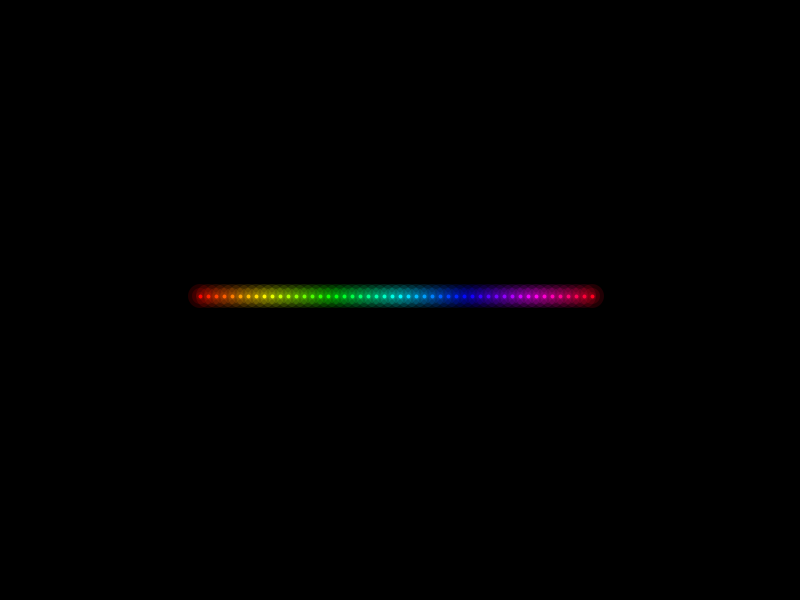
Frame 1 (no input)
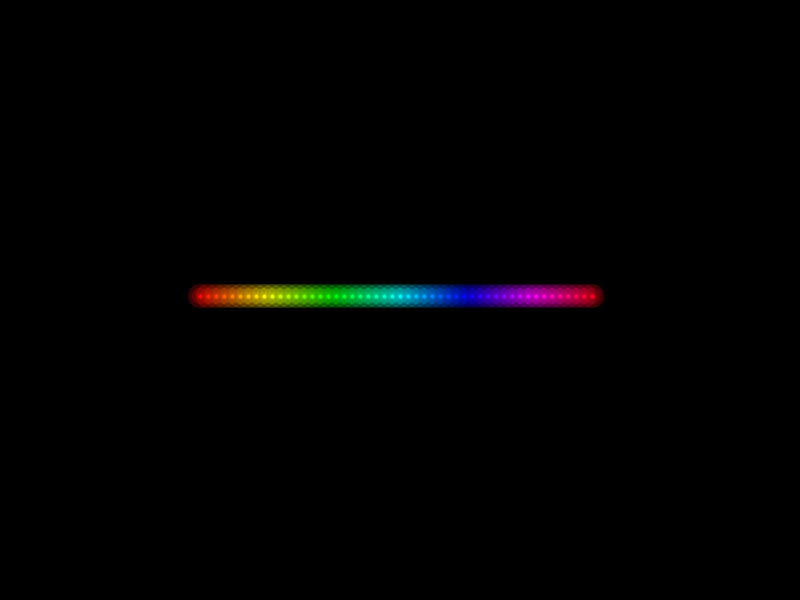
Frame 60 (the mouse pressed at the canvas centre just before this capture)
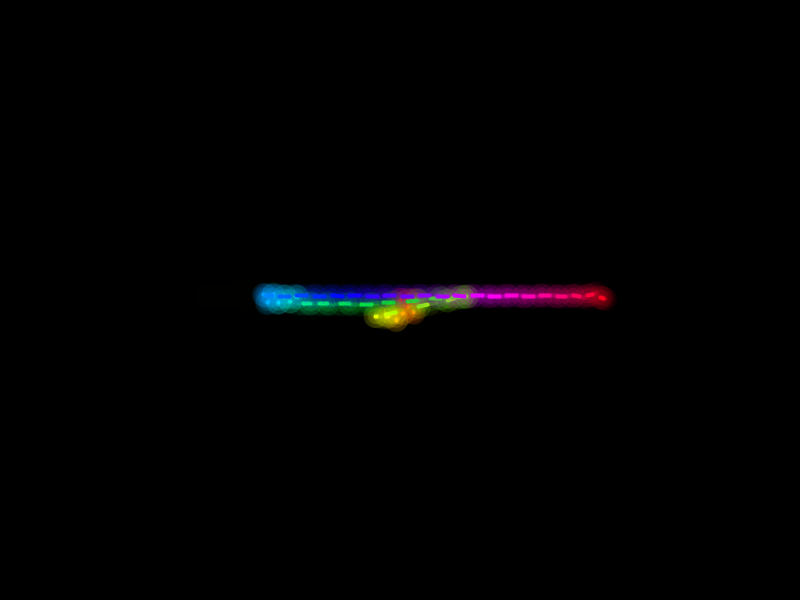
Frame 120 (the mouse held since frame 60 and released just before this capture)

The Processing sketch that drew these frames (run headless with seeded random() and noise(); from frame 60 on, the mouse is pressed at the canvas centre):

// Processing sketch: processing_91803
// ── processing_91803.pde

float knotRad = 4;
int numKnots = 50;
Knot[] knots = new Knot[numKnots];
 
 
void setup() {
 
  size(800, 600);
  frameRate(30);
  smooth();
  background(0);
 
  colorMode(HSB, 360);
  for (int i = 0; i < numKnots; i++) {
    knots[i] = new Knot(width/2 + i*2*knotRad - (numKnots*knotRad), height/2 - knotRad, color(i * 360/numKnots, 360, 360));
  }
  colorMode(RGB, 255);
   
  for (int i = 1; i < numKnots; i++) {
    knots[i].linkWith(knots[i-1]);
  }
}
 
 
void draw() {
 
  noStroke();
  fill(0, 120);
  rect(0, 0, width, height);
 
  for (int i = 0; i < numKnots; i++)
    knots[i].draw();
 
  for (int i = 0; i < numKnots; i++)
    knots[i].move();
}
 
 
void mouseDragged() {
  knots[0].loc = new PVector(mouseX, mouseY);
}
 
 
void mousePressed() {
  knots[0].loc = new PVector(mouseX, mouseY);
}
 
 
 
class Knot {
 
  int col;
 
  PVector loc;
  PVector lastLoc;
  PVector acc = new PVector();
  PVector speed = new PVector();
 
  Knot link;
 
  float ropeLength = 2*knotRad;
 
  public Knot(float x, float y, int col) {
    this.loc = new PVector(x, y);
    this.lastLoc = new PVector(x, y);
    this.col = col;
  }
 
 
  void draw() {
 
    PVector diff = PVector.sub(this.loc, this.lastLoc);
    float dist = diff.mag();
    diff.normalize();
    diff.mult(30);
     
    strokeWeight(knotRad);
    stroke(this.col);
    line(this.loc.x, this.loc.y, this.lastLoc.x, this.lastLoc.y);
 
    noStroke();
    for (int i = 1; i < 4; i++) {
      fill(color(red(this.col), green(this.col), blue(this.col), 33));
      ellipse(this.loc.x, this.loc.y, i*2*knotRad, i*2*knotRad);
    }
  }
 
 
  void move() {
 
    this.lastLoc = this.loc.get();
 
    if (this.link != null) {
      PVector diff = PVector.sub(this.link.loc, this.loc);
      float dist = diff.mag();
 
      diff.normalize();
      diff.mult((dist-this.ropeLength)/2);
      this.acc.add(diff);
      this.acc.limit(10);
    }
 
    this.acc.mult(0.4);
    this.speed.mult(0.6);
    this.speed.add(this.acc);
    this.loc.add(this.speed);
  }
 
 
  void linkWith(Knot k) {
    this.link = k;
  }
}
